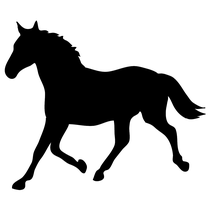
%> input picture tweets-sources/codes/fourier-curves/horse.png, 210 x 210 px, shrunk from 1250 x 1250 before the run
$ octave DijkstraGraph.m   (GNU Octave 9; MATLAB toolbox functions it lacks are replaced by stand-ins)
%> lines starting %> are read from the running program, lines starting %| are printed output that depends on the picture; in (x1, y1, x2, y2) boxes, pixels count from 0 and x2, y2 are one past the last pixel; in counts of white or black regions, pixels touching at a corner belong together; the program's own positions count from 1
### tweets-sources/codes/toolbox/MkResRep.m
function rep = MkResRep(name)

if nargin==0
    name = [];
end

s = pwd(); a = strfind(s, '/'); s = s(a(end)+1:end);
rep = ['../results/' s '/'];
if not(isempty(name))
    rep = [rep name '/'];
end
[~,~] = mkdir(rep);

end

### tweets-sources/codes/dijkstra/DijkstraGraph.m


name = 'france';
ext = 'jpg';

name = 'triskel';
name = 'elephant';
name = 'horse';
ext = 'png';

addpath('../toolbox/');
rep = MkResRep(name);


% Generate random planar graph

n = 1000;

f = sum(imread([name '.' ext]),3);
%> f: size 210x210 double; min 0, max 765, mean 552.5
f = f>mean(f(:));
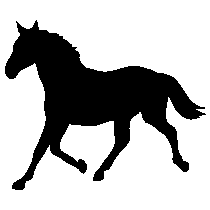
%> f: size 210x210 logical; 71.7% white; 1 black region, box (x1, y1, x2, y2) and area: (5, 20, 206, 190) 12484
if f(1)==1
    f = 1-f;
end

[X,Y] = meshgrid(linspace(0,1,size(f,2)), linspace(0,1,size(f,1)));
I = find(f==1); I = I(randperm(length(I)));
%> after `I = find(f==1)`: I = 12484 values from 1117 to 43165
P = [X(I(1:n)) Y(I(1:n))];
%> P = 1000 rows, first 12: [0.737 0.493; 0.636 0.512; 0.354 0.335; 0.258 0.708; 0.426 0.493; 0.344 0.239; 0.67 0.431; 0.282 0.45; 0.397 0.311; 0.493 0.579; 0.804 0.598; 0.421 0.392]


%
%> (the run ends here)

$ run again, with tweets-sources/codes/laplacian-spectrum/elephant.png copied over tweets-sources/codes/fourier-curves/horse.png
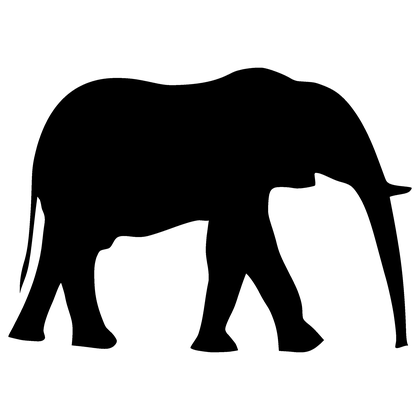
%> input picture tweets-sources/codes/laplacian-spectrum/elephant.png, 420 x 420 px, shrunk from 2500 x 2500 before the run
%> `f = f>mean(f(:));`:
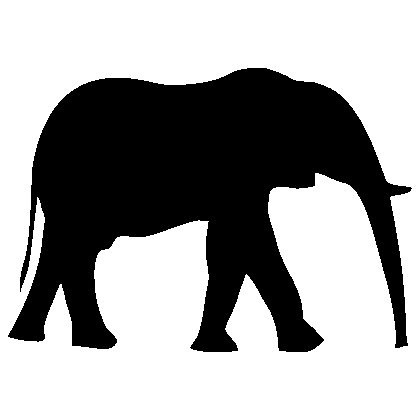
%> f: size 420x420 logical; 63.9% white; 1 black region, box (x1, y1, x2, y2) and area: (8, 68, 412, 352) 63647
%> I = 63647 values from 3696 to 172809
%> P = 1000 rows, first 12: [0.721 0.346; 0.652 0.332; 0.406 0.239; 0.251 0.368; 0.494 0.761; 0.389 0.291; 0.671 0.298; 0.289 0.399; 0.465 0.332; 0.535 0.661; 0.811 0.382; 0.492 0.236]
